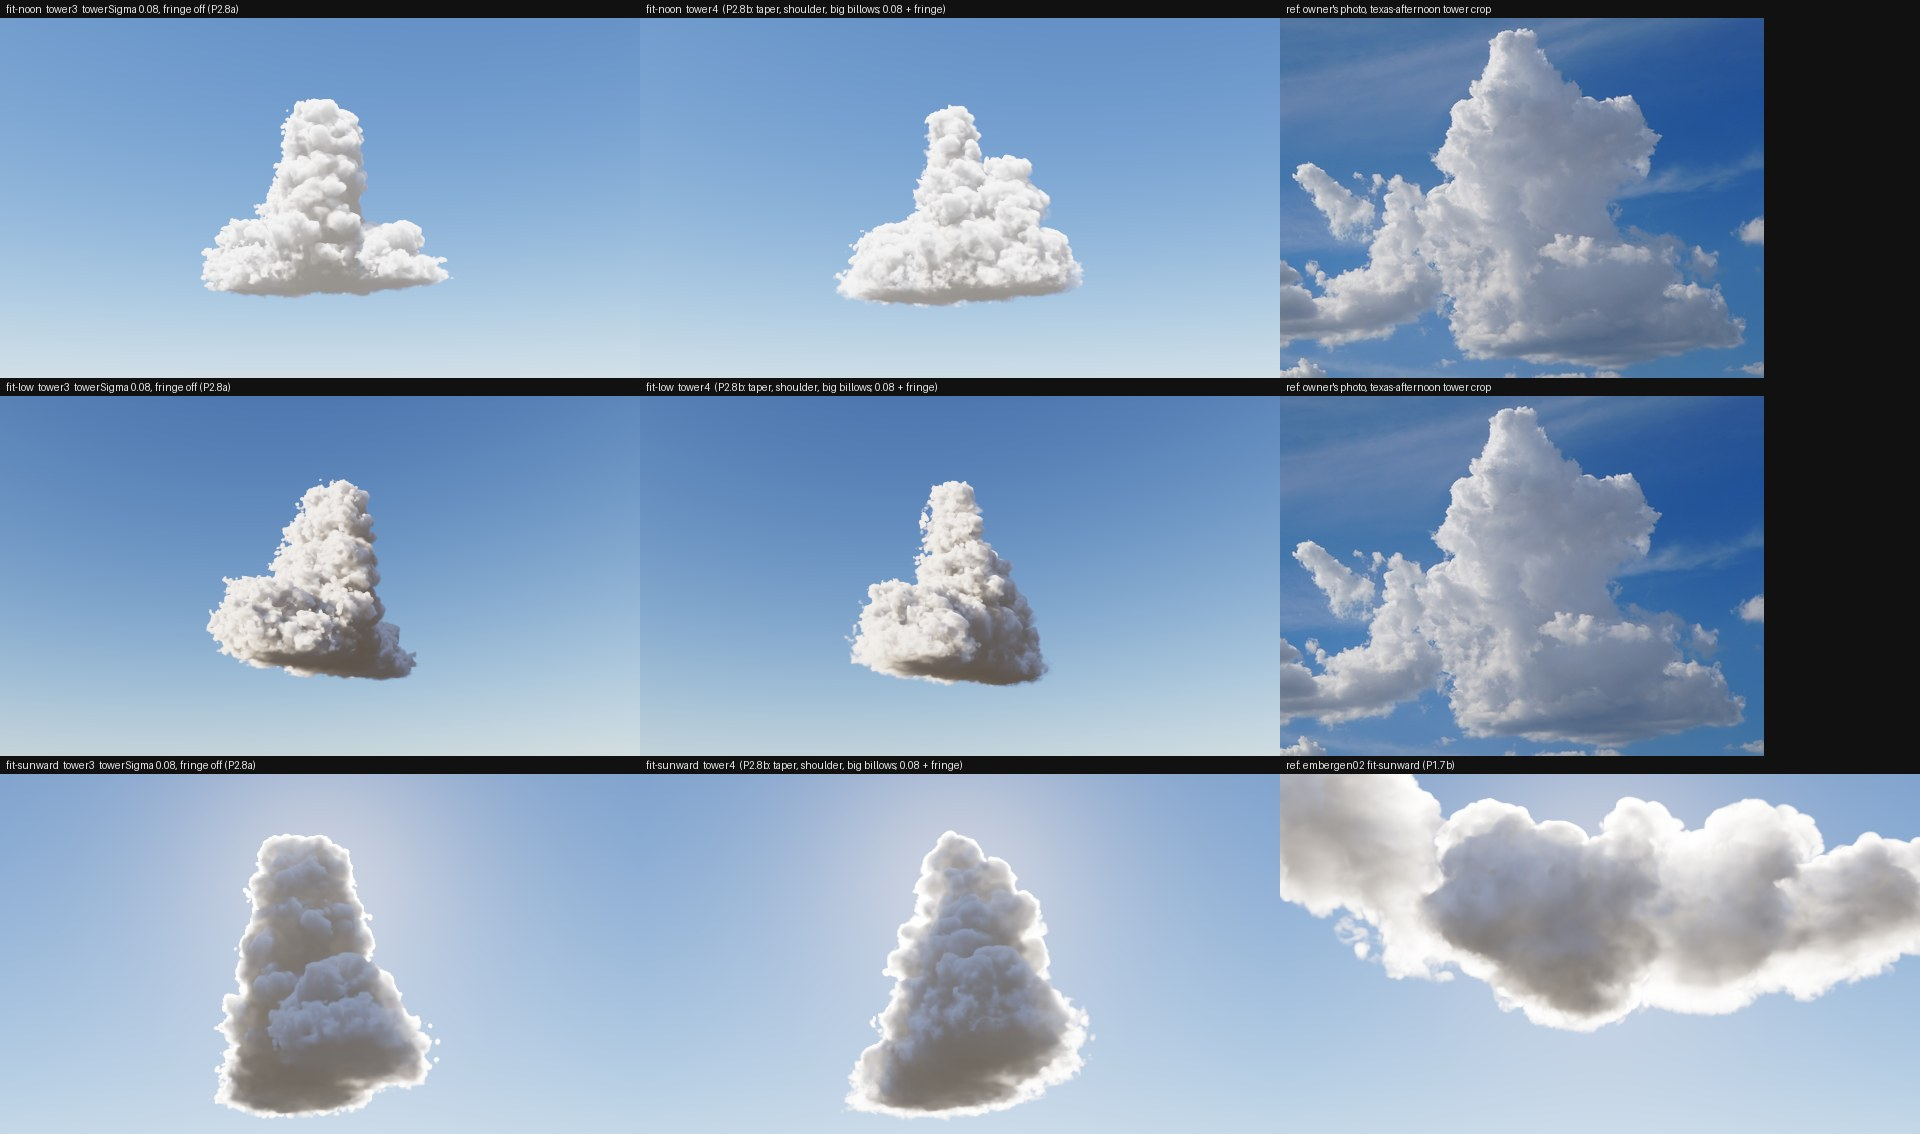

Reproduce this figure in Python.
# P2.8b sheet: rows fit-noon / fit-low / fit-sunward; columns tower3 (towerSigma 0.08, fringe off) | tower4 (defaults: 0.08, fringe on) | reference
# (the owner's texas-afternoon tower crop, as on the P2.7a sheet, for noon / low; embergen02 from P1.7b for sunward). Run from the repo root.
import sys
from PIL import Image, ImageDraw
D = 'work/captures/P2-8b/'
PHOTO = sys.argv[1] if len(sys.argv) > 1 else '/Users/dex/Developer/WebGPUClouds/artifacts/research/cloud-photos/_targets/texas-afternoon.jpg'
L, W, H = 18, 640, 360
VIEWS = ['fit-noon', 'fit-low', 'fit-sunward']
COLS = [(D + 'tower3-s008', 'tower3  towerSigma 0.08, fringe off (P2.8a)'), (D + 'tower4', 'tower4  (P2.8b: taper, shoulder, big billows; 0.08 + fringe)')]
photo = Image.open(PHOTO).convert('RGB').crop((1060, 470, 1920, 1110))
photo = photo.resize((round(photo.width * H / photo.height), H), Image.LANCZOS)
RW = max(W, photo.width)
sheet = Image.new('RGB', (2 * W + RW, 3 * (L + H)), (17, 17, 17))
d = ImageDraw.Draw(sheet)
for r, v in enumerate(VIEWS):
    y = r * (L + H)
    for c, (src, lab) in enumerate(COLS):
        sheet.paste(Image.open(f'{src}/{v}.png').convert('RGB'), (c * W, y + L))
        d.text((c * W + 6, y + 3), f'{v}  {lab}', fill=(230, 230, 230))
    if v == 'fit-sunward':
        sheet.paste(Image.open('work/captures/P1-7b/embergen02-off/fit-sunward.png').convert('RGB'), (2 * W, y + L))
        d.text((2 * W + 6, y + 3), 'ref: embergen02 fit-sunward (P1.7b)', fill=(230, 230, 230))
    else:
        sheet.paste(photo, (2 * W, y + L))
        d.text((2 * W + 6, y + 3), "ref: owner's photo, texas-afternoon tower crop", fill=(230, 230, 230))
sheet.save(D + 'sheet.jpg', quality=88)
